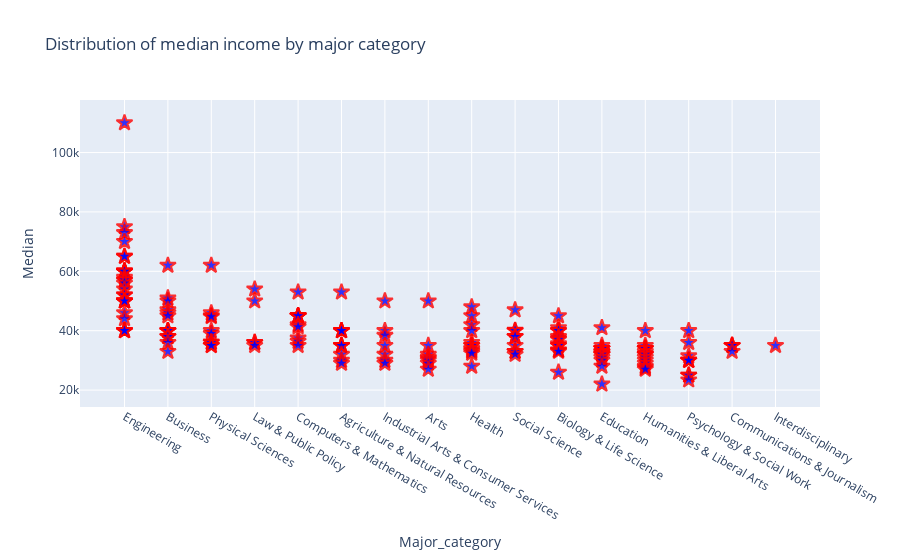

The code cell stored with this chart in its notebook:
### Code cell
#How do the distribution of median income compare across major categories?
fig=px.scatter(
               DF_raw,
               x='Major_category',
               y='Median',
               title='Distribution of median income by major category',
               hover_data=['Major','Median'])
fig.update_traces(marker={
                'size':12,
                'color':'blue', 'symbol':'star',
                'opacity':0.8, 'line':{'width':2, 'color':'red'}
})

### Figure 1 — Plotly figure (JSON) as saved in the notebook; plotly's stock layout.template omitted (floating-point values rounded to 4 significant figures; data arrays with more than 128 entries replaced by an {"elided": "..."} marker saying what was removed)
{"data": [{"customdata": {"elided": "173x1 str values"}, "hovertemplate": "Major_category=%{x}<br>Median=%{y}<br>Major=%{customdata[0]}<extra></extra>", "legendgroup": "", "marker": {"color": "blue", "line": {"color": "red", "width": 2}, "opacity": 0.8, "size": 12, "symbol": "star"}, "mode": "markers", "name": "", "orientation": "v", "showlegend": false, "type": "scatter", "x": {"elided": "173 str values"}, "xaxis": "x", "y": {"elided": "173 int values"}, "yaxis": "y"}], "layout": {"autosize": true, "legend": {"tracegroupgap": 0}, "title": {"text": "Distribution of median income by major category"}, "xaxis": {"anchor": "y", "autorange": true, "domain": [0, 1], "range": [-1.142, 16.14], "title": {"text": "Major_category"}, "type": "category"}, "yaxis": {"anchor": "x", "autorange": true, "domain": [0, 1], "range": [-103.3, 132100.0], "title": {"text": "Median"}, "type": "linear"}}}
